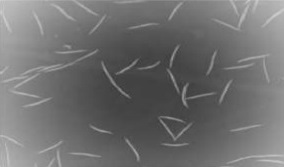
#> input picture graduacao/embarcados/digital-image-processing/second_list/images/image-segmentation.jpg, 284 x 167 px; the run also reads 1 picture not shown here
$ jupyter execute --allow-errors q5.ipynb
#> lines starting #> are read from the running program, lines starting #| are printed output that depends on the picture; after the words box and inside, x2 and y2 are one past the last pixel; in counts of white or black regions, pixels touching at a corner belong together
**Processamento Digital de Imagens - 2022/01**<br/>
**Engenharia da Computação**<br/>
**Aluno:** Gabriel Soares Baptista, 2018102117<br/>

### Questão 5

[cell 1]
import numpy as np
import matplotlib.pyplot as plt
import skimage
from PIL import Image

## Funções Auxiliares

[cell 2]
def convolution_median_filter(image: np.array, order: int) -> np.array:
    '''
    Aplica a máscara de mediana pela convolução. Note que estamos utilizando
    uma padding replicando os valores das bordas para uma melhor aproximação.
    '''
    half = order//2
    result = np.zeros(shape=(image.shape))
    M, N = image.shape[:2]

    padded = np.pad(image, half, mode='edge')

    for i in range(half, M + half):
        for j in range(half, N + half):
            result[i - half, j - half] = np.median(padded[i-half:i+half, j-half:j+half])

    return result


def image_normalize(image: np.array) -> np.array:
    '''
    Normaliza os valores da imagens para o intervalo [0, 255].
    '''
    v_min = float(image.min())
    v_max = float(image.max())
    normalized_image = np.round((image - v_min)/(v_max - v_min) * 255)
    return np.array(normalized_image, dtype=np.uint8)


def compute_otsu_criteria(image: np.array, threshold: int) -> float:
    '''
    Calcula otsu para a imagem e threshold específicos.
    '''
    # fill mask with 0 and 1
    mask = np.where(image >= threshold, 1, 0)

    # compute weights
    weight_non_zero = mask.flatten().sum() / image.size
    weight_zero = 1 - weight_non_zero

    # check weights
    if weight_zero == 0 or weight_non_zero == 0:
        return np.inf

    # get marked pixels
    non_zero_pixels = image[mask == 1]
    zero_pixels = image[mask == 0]

    # compute variance
    var0 = np.var(zero_pixels) if len(zero_pixels) > 0 else 0
    var1 = np.var(non_zero_pixels) if len(non_zero_pixels) > 0 else 0

    return weight_zero * var0 + weight_non_zero * var1


def otsu(image: np.array) -> np.array:
    '''
    Aplica o método de limiarização de Otsu e retorna a imagem informada binarizada.
    '''
    # compute thresholds
    threshold_range = range(1, np.max(image) + 1)
    criterias = [compute_otsu_criteria(image, threshold)
                 for threshold in threshold_range]

    # get best threshold
    best_threshold = threshold_range[np.argmin(criterias)]

    return np.where(image > best_threshold, 255, 0)


def multiple_otsu(
    image: np.array,
    horizontal_splits: int,
    vertical_splits: int):
    '''
    Aplica o método de Otsu repartindo a imagem na quantidade de divisões
    informadas verticalmente e horizontalmente.
    '''
    N, M = image.shape
    h_step = M // horizontal_splits
    v_step = N // vertical_splits

    segmented_image = np.zeros(shape=(N, M))

    for i in range(0, N, v_step):
        for j in range(0, M, h_step):
            segmented_image[i:i+v_step, j:j+h_step] = otsu(image[i:i+v_step, j:j+h_step])

    return segmented_image

### Resolução

Primeiro lemos a imagem que iremos segmentar.

[cell 3]
image = skimage.io.imread('../images/carta.gif')

plt.figure(figsize=(6, 8))
#> (the rest of this cell did not finish here and is left out)

Aqui vemos que, embora a imagem possua 3 canais, trata-se de uma imagem em tons de cinza. Portanto, a segmentação pode ser feita através de métodos de limiarização como o método de Otsu. Entretanto, a imagem a cima não é praticável para o método, uma vez que possui um forte desnível de iluminação, para resolver esse problema podemos tentar borrar a imagem através de um filtro de mediana, removendo informações de alta frequência (no nosso contexto as transições, tratando-se das letras), portanto, a imagem resultante terá apenas as coisas que mudam lentamente como a iluminação irregular. Logo, podemos subtrair a imagem original pela imagem borrada para resolver parte do problema.

#> (a cell that did not finish here is left out)


plt.figure(figsize=(6, 8))
plt.imshow(blured_image, cmap='gray')
plt.show()

#> (a cell that did not finish here is left out)

Agora podemos utilizar o método de otsu repartindo a imagem em uma quantidade suficiente para suprior o restante da iluminção não constante.

O método de otsu funciona buscando o melhor valor de threshold para binarizar a imagem através do histograma da imagem, isto é, computamos o histograma e as probabilidades de cada intensidade, definimos o peso e média iniciais e, para cada possível valor de threshold no intervalo [1, 255], atualizamos os valores de peso e média computando a variância, escolhendo-se o limite que possua a maior variância.

#> (a cell that did not finish here is left out)

O método de Otsu é utilizado para limiarização, portanto, a imagem saparada apresenta o objeto em preto e o fundo em branco (a imagem acima está mostrando o fundo), entretanto, podemos mostrar apenas as letras obtendo o complemento da imagem, isto é, apenas invertendo o que selecionamos com o limiar. Este método pode ser utilizado para essa tarefa de segmentação apenas pois estamos interessados em separar o objeto do fundo, i.e. possuimos apenas 2 focos de interesse sendo resolvido por um método binário.

---

A imagem do arroz pode ser resolvida pelo mesmo procedimento.

[cell 7]
image2 = Image.open('../images/image-segmentation.jpg').convert('L')
image2 = np.array(image2, dtype='uint8')

plt.figure(figsize=(6, 8))
plt.imshow(image2, cmap='gray')
plt.show()

[cell 8]
blured_image2 = convolution_median_filter(image2, 25)
#> call 2 of convolution_median_filter, with order = 25
#> in convolution_median_filter (call 2), `padded = np.pad(image, half, mode='edge')`:
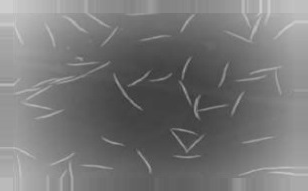
#> padded: shape (191, 308); min 57, max 206, mean 119.8
#> after the loop in convolution_median_filter (call 2), `for i in range(half, M + half):`:
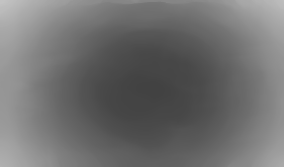
#> result: shape (167, 284) float64; min 66, max 195, mean 111.1

plt.figure(figsize=(6, 8))
plt.imshow(blured_image2, cmap='gray')
plt.show()

[cell 9]
blured_image2 = image_normalize(image2 - blured_image2)
#> in image_normalize, `v_min = float(image.min())`: v_min = -17
#> in image_normalize, `v_max = float(image.max())`: v_max = 88
#> in image_normalize, `normalized_image = np.round((image - v_min)/(v_max - v_min) * 255)`:
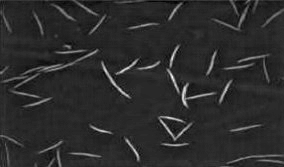
#> normalized_image: shape (167, 284) float64; min 0, max 255, mean 44.1
plt.figure(figsize=(6, 8))
plt.imshow(blured_image2, cmap='gray')
plt.show()

[cell 10]
segmented_image2 = multiple_otsu(blured_image2, 10, 1)
#> the loop in multiple_otsu, `for i in range(0, N, v_step):` made 1 pass
#> pass 1, in compute_otsu_criteria (call 13), `mask = np.where(image >= threshold, 1, 0)`:
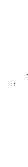
#> mask: shape (167, 28) int64; values 0 (black) and 1 (white), 100% white; black in thin lines or dots, all inside (x1, y1, x2, y2) = (14, 74, 28, 84)
#> pass 1, in compute_otsu_criteria (call 16), `mask = np.where(image >= threshold, 1, 0)`:
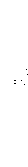
#> mask: shape (167, 28) int64; values 0 (black) and 1 (white), 99.8% white; black in thin lines or dots, all inside (x1, y1, x2, y2) = (14, 69, 28, 85)
#> after the loop in multiple_otsu, `for i in range(0, N, v_step):`:
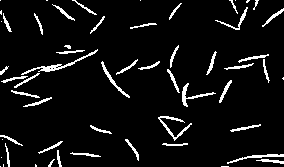
#> segmented_image: shape (167, 284) float64; 6.4% white in thin lines or dots
